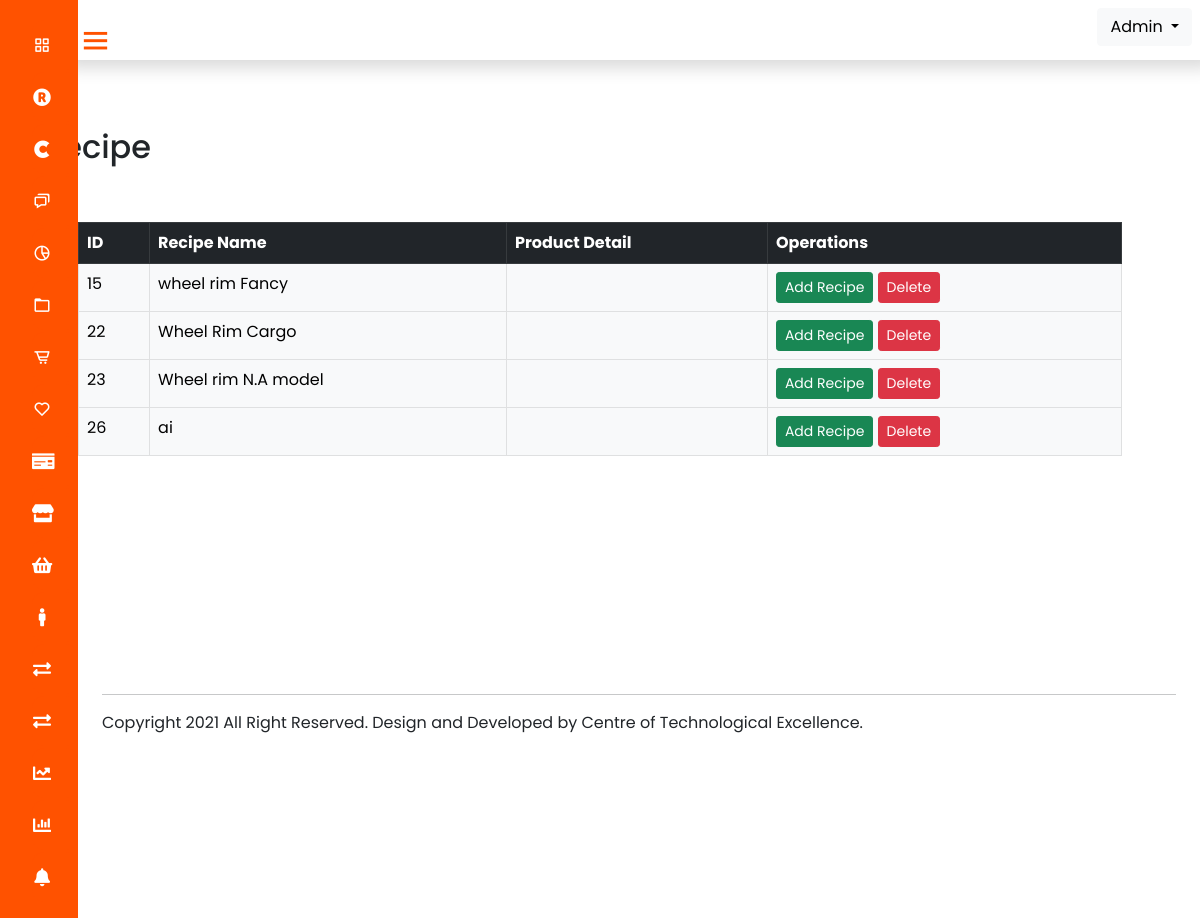
/recipe.php (signed in), run on the app's committed database.
### tables this page shows
CREATE TABLE `product` (
  `id` int(11) NOT NULL,
  `name` varchar(255) NOT NULL,
  `category` varchar(255) NOT NULL,
  `subcategory` varchar(255) NOT NULL,
  `unit` varchar(255) NOT NULL,
  `status` varchar(255) NOT NULL
);

### recipe.php (the view, shortened to what this page needs)
<?php
include 'connection.php';
include 'header.php';
?>
<link rel="stylesheet" href="https://cdnjs.cloudflare.com/ajax/libs/sweetalert/1.1.3/sweetalert.css">
<link rel="stylesheet" href="https://cdn.datatables.net/1.10.25/css/dataTables.bootstrap5.min.css">
<link rel="stylesheet" type="text/css" href="https://cdn.datatables.net/v/dt/dt-1.10.25/datatables.min.css" />
<div class="container mt-5">
  <div class="row">
    <div class="col-md-12 mm">
      <h2 class="ml-3">Recipe</h2>
    </div>
  </div>
</div>
<div class="container">
  <div class="row">
    <div class="col-md-12 p-5">
      <table id="example" class="table table-bordered">
        <thead class="table-dark">
          <tr>
            <th>ID</th>
            <th>Recipe Name</th>
            <th>Product Detail</th>
            <th>Operations</th>
          </tr>
        </thead>
        <tbody class="table-light">
          <?php
          $squery = "select * from product where category='ready'";
          $run = mysqli_query($conn, $squery);
          while ($row = mysqli_fetch_assoc($run)) {
            $name = $row['name'];
            $id = $row['id'];
          ?>
            <tr>
              <td><?php echo $id; ?></td>
              <td><?php echo $name; ?></td>
              <td>
              </td>
              <td>
                <button type="button" class="btn btn-success btn-sm mbtn">Add Recipe</button>
                <button class="btn btn-sm btn-danger deletebtn">Delete</button>
              </td>
            </tr>
          <?php
          }
          ?>
        </tbody>
      </table>
    </div>
  </div>
</div>
<?php
include 'footer.php';
?>

### css/styles.css (style rules this page uses)
* { margin: 0; padding: 0; box-sizing: border-box; font-family: "Poppins" , sans-serif; }

### recipe.php (style rules this page uses)
.mm { margin-top: 80px; }

### data on the page
product: id "15", name "wheel rim Fancy"
product: id "22", name "Wheel Rim Cargo"
product: id "23", name "Wheel rim N.A model"
product: id "26", name "ai"
